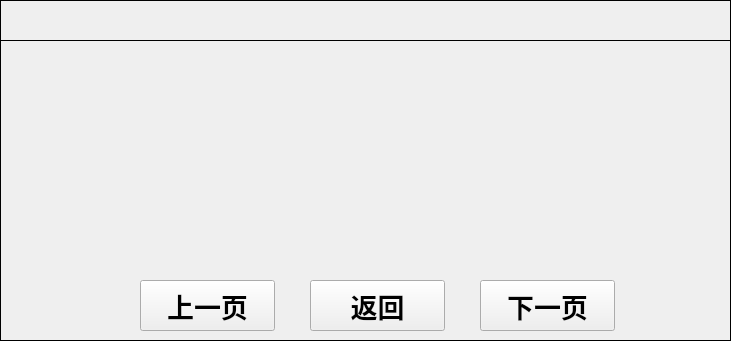
   <widget class="QFrame" name="frame">
    <property name="geometry">
     <rect>
      <x>34</x>
      <y>700</y>
      <width>731</width>
      <height>341</height>
     </rect>
    </property>
    <property name="styleSheet">
     <string notr="true">background-image: url(:/background/qrc/background/bk-potevio-t1.png);</string>
    </property>
    <property name="frameShape">
     <enum>QFrame::Panel</enum>
    </property>
    <property name="frameShadow">
     <enum>QFrame::Plain</enum>
    </property>
    <widget class="QLabel" name="label_4">
     <property name="geometry">
      <rect>
       <x>0</x>
       <y>0</y>
       <width>731</width>
       <height>41</height>
      </rect>
     </property>
     <property name="font">
      <font>
       <pointsize>30</pointsize>
       <weight>75</weight>
       <italic>false</italic>
       <bold>true</bold>
      </font>
     </property>
     <property name="layoutDirection">
      <enum>Qt::LeftToRight</enum>
     </property>
     <property name="styleSheet">
      <string notr="true">background-image: url(:/background/qrc/background/back.png);</string>
     </property>
     <property name="frameShape">
      <enum>QFrame::Panel</enum>
     </property>
     <property name="text">
      <string/>
     </property>
     <property name="alignment">
      <set>Qt::AlignLeading|Qt::AlignLeft|Qt::AlignVCenter</set>
     </property>
    </widget>
    <widget class="QLabel" name="label_num">
     <property name="geometry">
      <rect>
       <x>80</x>
       <y>70</y>
       <width>51</width>
       <height>31</height>
      </rect>
     </property>
     <property name="font">
      <font>
       <pointsize>25</pointsize>
       <weight>75</weight>
       <bold>true</bold>
      </font>
     </property>
     <property name="layoutDirection">
      <enum>Qt::LeftToRight</enum>
     </property>
     <property name="text">
      <string/>
     </property>
     <property name="alignment">
      <set>Qt::AlignCenter</set>
     </property>
    </widget>
    <widget class="QLabel" name="label_num_2">
     <property name="geometry">
      <rect>
       <x>80</x>
       <y>110</y>
       <width>51</width>
       <height>31</height>
      </rect>
     </property>
     <property name="font">
      <font>
       <pointsize>25</pointsize>
       <weight>75</weight>
       <bold>true</bold>
      </font>
     </property>
     <property name="layoutDirection">
      <enum>Qt::LeftToRight</enum>
     </property>
     <property name="text">
      <string/>
     </property>
     <property name="alignment">
      <set>Qt::AlignCenter</set>
     </property>
    </widget>
    <widget class="QLabel" name="label_num_3">
     <property name="geometry">
      <rect>
       <x>80</x>
       <y>150</y>
       <width>51</width>
       <height>31</height>
      </rect>
     </property>
     <property name="font">
      <font>
       <pointsize>25</pointsize>
       <weight>75</weight>
       <bold>true</bold>
      </font>
     </property>
     <property name="layoutDirection">
      <enum>Qt::LeftToRight</enum>
     </property>
     <property name="text">
      <string/>
     </property>
     <property name="alignment">
      <set>Qt::AlignCenter</set>
     </property>
    </widget>
    <widget class="QLabel" name="label_num_4">
     <property name="geometry">
      <rect>
       <x>80</x>
       <y>190</y>
       <width>51</width>
       <height>31</height>
      </rect>
     </property>
     <property name="font">
      <font>
       <pointsize>25</pointsize>
       <weight>75</weight>
       <bold>true</bold>
      </font>
     </property>
     <property name="layoutDirection">
      <enum>Qt::LeftToRight</enum>
     </property>
     <property name="text">
      <string/>
     </property>
     <property name="alignment">
      <set>Qt::AlignCenter</set>
     </property>
    </widget>
    <widget class="QLabel" name="label_num_5">
     <property name="geometry">
      <rect>
       <x>80</x>
       <y>230</y>
       <width>51</width>
       <height>31</height>
      </rect>
     </property>
     <property name="font">
      <font>
       <pointsize>25</pointsize>
       <weight>75</weight>
       <bold>true</bold>
      </font>
     </property>
     <property name="layoutDirection">
      <enum>Qt::LeftToRight</enum>
     </property>
     <property name="text">
      <string/>
     </property>
     <property name="alignment">
      <set>Qt::AlignCenter</set>
     </property>
    </widget>
    <widget class="QLabel" name="label_txt">
     <property name="geometry">
      <rect>
       <x>240</x>
       <y>70</y>
       <width>441</width>
       <height>31</height>
      </rect>
     </property>
     <property name="font">
      <font>
       <pointsize>25</pointsize>
       <weight>75</weight>
       <bold>true</bold>
      </font>
     </property>
     <property name="text">
      <string/>
     </property>
     <property name="alignment">
      <set>Qt::AlignLeading|Qt::AlignLeft|Qt::AlignVCenter</set>
     </property>
    </widget>
    <widget class="QLabel" name="label_txt_2">
     <property name="geometry">
      <rect>
       <x>240</x>
       <y>110</y>
       <width>421</width>
       <height>31</height>
      </rect>
     </property>
     <property name="font">
      <font>
       <pointsize>25</pointsize>
       <weight>75</weight>
       <bold>true</bold>
      </font>
     </property>
     <property name="text">
      <string/>
     </property>
     <property name="alignment">
      <set>Qt::AlignLeading|Qt::AlignLeft|Qt::AlignVCenter</set>
     </property>
    </widget>
    <widget class="QLabel" name="label_txt_3">
     <property name="geometry">
      <rect>
       <x>240</x>
       <y>150</y>
       <width>401</width>
       <height>31</height>
      </rect>
     </property>
     <property name="font">
      <font>
       <pointsize>25</pointsize>
       <weight>75</weight>
       <bold>true</bold>
      </font>
     </property>
     <property name="text">
      <string/>
     </property>
     <property name="alignment">
      <set>Qt::AlignLeading|Qt::AlignLeft|Qt::AlignVCenter</set>
     </property>
    </widget>
    <widget class="QLabel" name="label_txt_4">
     <property name="geometry">
      <rect>
       <x>240</x>
       <y>190</y>
       <width>411</width>
       <height>31</height>
      </rect>
     </property>
     <property name="font">
      <font>
       <pointsize>25</pointsize>
       <weight>75</weight>
       <bold>true</bold>
      </font>
     </property>
     <property name="text">
      <string/>
     </property>
     <property name="alignment">
      <set>Qt::AlignLeading|Qt::AlignLeft|Qt::AlignVCenter</set>
     </property>
    </widget>
    <widget class="QLabel" name="label_txt_5">
     <property name="geometry">
      <rect>
       <x>240</x>
       <y>230</y>
       <width>421</width>
       <height>31</height>
      </rect>
     </property>
     <property name="font">
      <font>
       <pointsize>25</pointsize>
       <weight>75</weight>
       <bold>true</bold>
      </font>
     </property>
     <property name="text">
      <string/>
     </property>
     <property name="alignment">
      <set>Qt::AlignLeading|Qt::AlignLeft|Qt::AlignVCenter</set>
     </property>
    </widget>
    <widget class="QPushButton" name="pbtn_up">
     <property name="geometry">
      <rect>
       <x>140</x>
       <y>280</y>
       <width>135</width>
       <height>51</height>
      </rect>
     </property>
     <property name="font">
      <font>
       <pointsize>20</pointsize>
       <weight>75</weight>
       <bold>true</bold>
      </font>
     </property>
     <property name="focusPolicy">
      <enum>Qt::NoFocus</enum>
     </property>
     <property name="styleSheet">
      <string notr="true">border-image: url(:/icon/qrc/keyboard-b/btn_bg.png);</string>
     </property>
     <property name="text">
      <string>上一页</string>
     </property>
    </widget>
    <widget class="QPushButton" name="pbtn_back_2">
     <property name="geometry">
      <rect>
       <x>310</x>
       <y>280</y>
       <width>135</width>
       <height>51</height>
      </rect>
     </property>
     <property name="font">
      <font>
       <pointsize>20</pointsize>
       <weight>75</weight>
       <bold>true</bold>
      </font>
     </property>
     <property name="focusPolicy">
      <enum>Qt::NoFocus</enum>
     </property>
     <property name="styleSheet">
      <string notr="true">border-image: url(:/icon/qrc/keyboard-b/btn_bg.png);</string>
     </property>
     <property name="text">
      <string>返回</string>
     </property>
    </widget>
    <widget class="QPushButton" name="pbtn_down">
     <property name="geometry">
      <rect>
       <x>480</x>
       <y>280</y>
       <width>135</width>
       <height>51</height>
      </rect>
     </property>
     <property name="font">
      <font>
       <pointsize>20</pointsize>
       <weight>75</weight>
       <bold>true</bold>
      </font>
     </property>
     <property name="focusPolicy">
      <enum>Qt::NoFocus</enum>
     </property>
     <property name="styleSheet">
      <string notr="true">border-image: url(:/icon/qrc/keyboard-b/btn_bg.png);</string>
     </property>
     <property name="text">
      <string>下一页</string>
     </property>
    </widget>
    <widget class="QLabel" name="lbl_num">
     <property name="geometry">
      <rect>
       <x>20</x>
       <y>0</y>
       <width>181</width>
       <height>41</height>
      </rect>
     </property>
     <property name="font">
      <font>
       <pointsize>28</pointsize>
       <weight>75</weight>
       <bold>true</bold>
      </font>
     </property>
     <property name="text">
      <string/>
     </property>
     <property name="alignment">
      <set>Qt::AlignCenter</set>
     </property>
    </widget>
    <widget class="QLabel" name="lbl_infor">
     <property name="geometry">
      <rect>
       <x>210</x>
       <y>0</y>
       <width>181</width>
       <height>41</height>
      </rect>
     </property>
     <property name="font">
      <font>
       <pointsize>28</pointsize>
       <weight>75</weight>
       <bold>true</bold>
      </font>
     </property>
     <property name="text">
      <string/>
     </property>
     <property name="alignment">
      <set>Qt::AlignCenter</set>
     </property>
    </widget>
   </widget>
